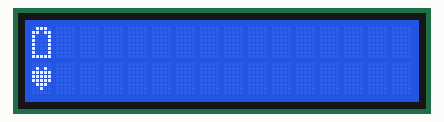
The sketch below on a simulated Arduino Uno, built with avr-gcc and run on an emulated ATmega328P. Parts: 16×2 character LCD.

Above: at 0.1 s.
At 6.1 s:
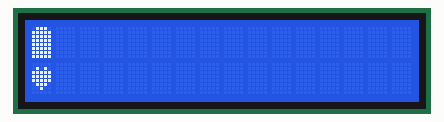

Measured:
- by itself, everything shown: repeats every 9.0 s, in 3 steps
- what the display in image 1 shows lasts 3.0 s, from 6.1 s to 9.1 s

The sketch:

liquid_cristal_display.ino
```cpp
/*******************************************************************************
* Kit Avançado para Arduino v4 - Liquid Crystal Display LCD
* Primeiros passos com um display LCD 16x2.
*******************************************************************************/

#include <LiquidCrystal.h> // inclui a biblioteca para uso do Display LCD
// inicializa um objeto nos pinos para acesso as funções do LCD
const int RS = 12, EN = 11, D4 = 10, D5 = 9, D6 = 8, D7 = 7;
LiquidCrystal lcd(RS, EN, D4, D5, D6, D7);

byte coracao[8]={B00000, B01010, B11111, B11111, B11111, B01110, B00100, B00000} ;
byte bateriaL[8]={B01110, B11011, B10001, B10001, B10001, B10001, B10001, B11111};
byte bateriaM[8]={B01110, B11011, B10001, B10001, B10001, B11111, B11111, B11111};
byte bateriaF[8]={B01110, B11111, B11111, B11111, B11111, B11111, B11111, B11111};

void setup(){
  // Configura o LCD com os número de colunas e linhas
  lcd.begin(16, 2); // 16 colunas e 2 linhas
  lcd.createChar(1, coracao);
  lcd.createChar(2, bateriaL);
  lcd.createChar(3, bateriaM);
  lcd.createChar(4, bateriaF);
}

void loop()
{
  lcd.clear();

  lcd.setCursor(0,0);
  lcd.write(2);
  lcd.setCursor(0,1);
  lcd.write(1);

  delay(3000);

  lcd.setCursor(0,0);
  lcd.write(3);
  lcd.setCursor(0,1);
  lcd.write(1);

  delay(3000);

  lcd.setCursor(0,0);
  lcd.write(4);
  lcd.setCursor(0,1);
  lcd.write(1);

  delay(3000);
}
```
